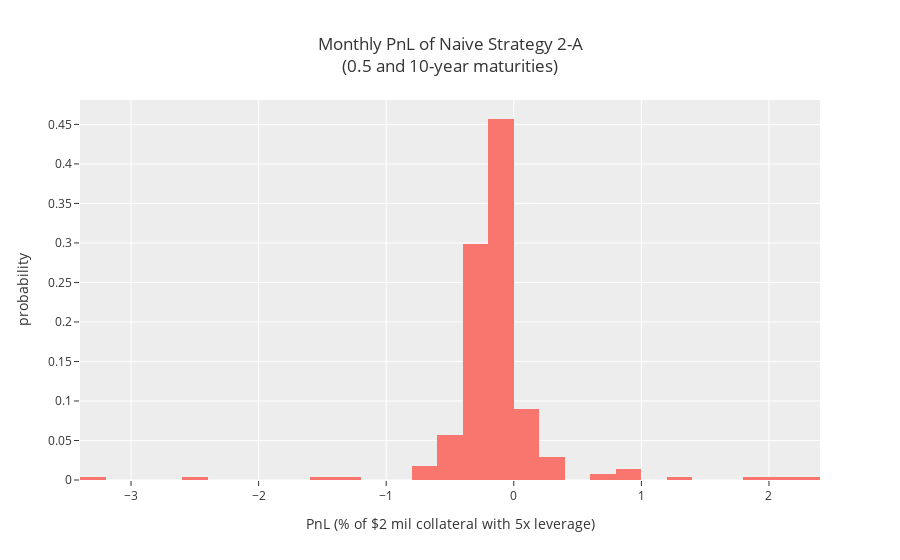

This figure's notebook cell:
### Code cell
def plot_pnl_dist(strat_name, **kw):
    fp = f"./data/final_proj/{strat_name}_pnl.csv"
    df = pd.read_csv(fp, index_col=0, parse_dates=True)
    fig = px.histogram(
        df.loc[df['signal'] != 0., 'pnl_pct'],
        labels = {
            'date': 'Date',
            'value': 'PnL (% of $2 mil collateral with 5x leverage)',
        },
        # cumulative=True,
        histnorm='probability',
        template=plotly_template,
        **kw
    )
    fig.update_layout(showlegend=False)
    return fig

plot_pnl_dist(
    'strat_n2A_0510',
    title=f'Monthly PnL of Naive Strategy 2-A<br>(0.5 and 10-year maturities)',
    nbins=30,
)

### Figure 1 — Plotly figure (JSON) as saved in the notebook; plotly's stock layout.template omitted (floating-point values rounded to 4 significant figures; data arrays with more than 128 entries replaced by an {"elided": "..."} marker saying what was removed)
{"data": [{"alignmentgroup": "True", "bingroup": "x", "histnorm": "probability", "hovertemplate": "variable=pnl_pct<br>PnL (% of $2 mil collateral with 5x leverage)=%{x}<br>probability=%{y}<extra></extra>", "legendgroup": "pnl_pct", "marker": {"color": "#F8766D", "pattern": {"shape": ""}}, "name": "pnl_pct", "nbinsx": 30, "offsetgroup": "pnl_pct", "orientation": "v", "showlegend": true, "type": "histogram", "x": {"elided": "278 float values"}, "xaxis": "x", "yaxis": "y"}], "layout": {"autosize": true, "barmode": "relative", "legend": {"title": {"text": "variable"}, "tracegroupgap": 0}, "showlegend": false, "title": {"text": "Monthly PnL of Naive Strategy 2-A<br>(0.5 and 10-year maturities)"}, "xaxis": {"anchor": "y", "autorange": true, "domain": [0, 1], "range": [-3.4, 2.4], "title": {"text": "PnL (% of $2 mil collateral with 5x leverage)"}, "type": "linear"}, "yaxis": {"anchor": "x", "autorange": true, "domain": [0, 1], "range": [0, 0.4809], "title": {"text": "probability"}}}}
